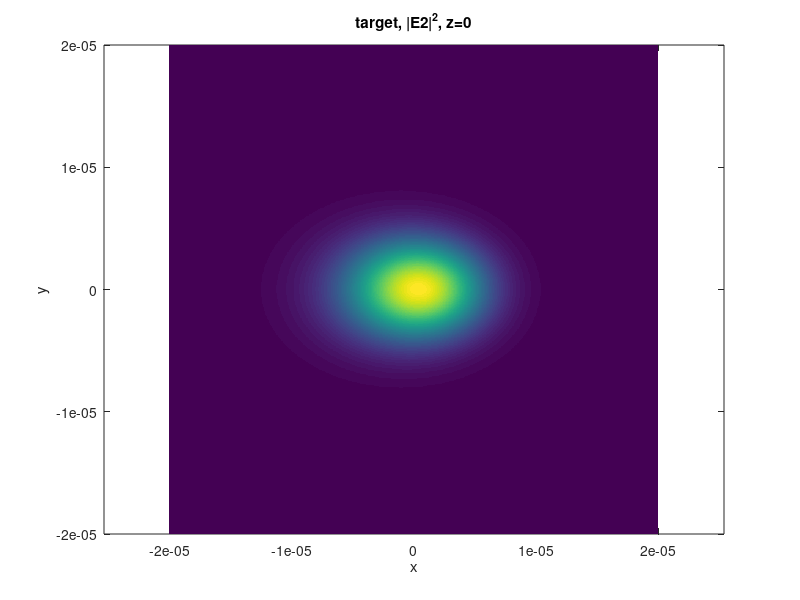
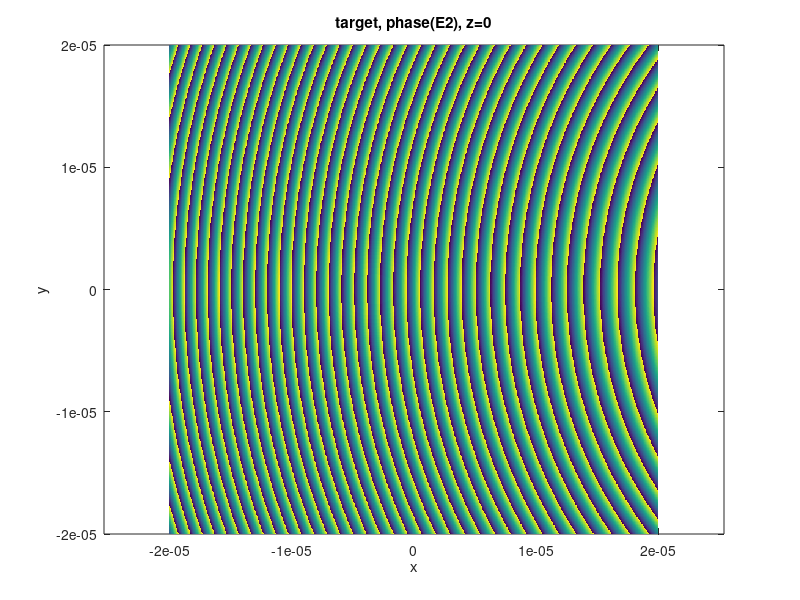

Reproduce these figures in MATLAB, in order. (Note: this script raises an error after producing the figures.)
% design of a tilted grating for a 3D arbitrarily shaped output beam

% assumptions:
% - target field scalar, from scattering formula match |E| in plane (without the vertical component) to target
% - grating tilt angle is the same everywhere (not correct? local change of
%   grating leads to change of effective tilt angle?)
% - neglect diffraction of pump beam

global lam c k0 neff beta w0 sigma dng

% parameters

lam = 780e-9;           % wavelength
k0 = 2*pi/lam;

c = 3e8;

neff = 1.4635;  %NOT IMPLEMENTED EVERYWHERE           % effective index of fundamental mode
beta = neff*k0;         % propagation constant of mode
w0 = 2e-6;              % waist of fundamental mode (vertical)
sigma = 2e-6;           % waist of refractive index profile (vertical)
dng = 1;                % grating index contrast (=1 for design calculation; realistic <=5e-3 ?)


% define target beam (scalar), propagate to grating plane

    % grid in grating plane: horizontal cross section at z=0
    xv = (-20:0.05:20)*1e-6;
    yv = (-20:0.05:20)*1e-6;

    [xx,yy] = meshgrid(xv,yv);

    % target field

    if (1==0)   % plane wave
        %al2 = 120 *pi/180;   % propagation angle, 90deg=vertical
        ntar = [1 1 1];   % direction of propagation
        ntar = ntar/norm(ntar);

        k2x = k0*ntar(1);
        k2y = k0*ntar(2);
        k2z = k0*ntar(3);

        E20 = 0.1;      % target field amplitude - THIS SHOULD NOT HAVE ANY EFFECT

        E2 = E20*exp(1i*(k2x*xx+k2y*yy));
    end

    if (0==0)   % tilted Gaussian
        % al2 = 60 *pi/180;   % propagation angle, 90deg=vertical
        ntar = [1 0 1];   % direction of propagation
        ntar = ntar/norm(ntar);

        w2 = 2.5e-6;
        zfoc = 50e-6;    % distance to focal point
        E20 = 0.1;       % target field amplitude - THIS SHOULD NOT HAVE ANY EFFECT

        zzr = xx*ntar(1) + yy*ntar(2);  % z in rotated frame = projection onto prop. direction
        xxr = sqrt(xx.^2+yy.^2 - zzr.^2);     % x=r in rotated frame = the orth. component to z
        zzr = zzr - zfoc;

        zR = pi*w2^2/lam;
        w2z = w2*sqrt(1+(zzr/zR).^2);
        eta = atan(zzr/zR);
        %Rz = zzr.*(1+(zR./zzr).^2);
        Rzi = zzr./(zzr.^2 + zR^2);        % inverse of curvature

        %E2 = E20 * w2./w2z .* exp(-(xxr./w2z).^2) .* exp(1i*(k0*zzr+k0*xxr./(2*Rz)-eta));
        E2 = E20 * w2./w2z .* exp(-(xxr./w2z).^2) .* exp(1i*(k0*zzr+k0*xxr.^2.*Rzi/2-eta));
    end
    
    figure(1)
    pcolor(xv,yv,abs(E2).^2)    
    xlabel('x'), ylabel('y')
    title(['target, |E2|^2, z=0'])
    shading flat
    axis equal
    
    figure(2)
    pcolor(xv,yv,angle(E2))    
    xlabel('x'), ylabel('y')
    title(['target, phase(E2), z=0'])
    shading flat
    axis equal

% calculate central grating properties (tilt, rotation, period)

[lamgrat0,alphagrat0,alphatilt0] = grating_angles_3D_f2(ntar(1),ntar(2),ntar(3));
lamgrat0 = lamgrat0 * lam;

% at each position, calculate local target propagation direction, local grating period

    % local propagation direction of target field, extracted from E-grid
    kx = -1i * (E2(:,3:end)-E2(:,1:end-2)) / (2*(xv(2)-xv(1)));
    kx = kx ./ E2(:,2:end-1);
    kx = [kx(:,1) kx kx(:,end)];
    kx = real(kx);

    ky = -1i * (E2(3:end,:)-E2(1:end-2,:)) / (2*(yv(2)-yv(1)));
    ky = ky ./ E2(2:end-1,:);
    ky = [ky(1,:); ky; ky(end,:)];
    ky = real(ky);
    
    kz = sqrt(k0^2-kx.^2-ky.^2);

    [lamgrat,alphagrat,alphatilt] = grating_angles_3D_f2(kx,ky,kz);
    lamgrat = lamgrat * lam;

    figure(3)
    subplot(221)
    pcolor(xv,yv,kx)    
    xlabel('x'), ylabel('y')
    title('kx of local target field')
    shading flat
    axis equal
    colorbar
    
    subplot(222)
    pcolor(xv,yv,ky)    
    xlabel('x'), ylabel('y')
    title('ky of local target field')
    shading flat
    axis equal
    colorbar

    subplot(223)
    pcolor(xv,yv,kz)    
    xlabel('x'), ylabel('y')
    title('kz of local target field')
    shading flat
    axis equal
    colorbar

    figure(4)
    subplot(221)
    pcolor(xv,yv,lamgrat)    
    xlabel('x'), ylabel('y')
    title('Local grating period, lamgrat')
    shading flat
    axis equal
    colorbar
    
    subplot(222)
    pcolor(xv,yv,alphagrat*180/pi)    
    xlabel('x'), ylabel('y')
    title('Local grating direction, alphagrat (deg)')
    shading flat
    axis equal
    colorbar

    subplot(223)
    pcolor(xv,yv,alphatilt*180/pi)    
    xlabel('x'), ylabel('y')
    title('Local optimum grating tilt, alphatilt (deg)')
    shading flat
    axis equal
    colorbar

% calculate the modified local grating tilt, given the local grating
% direction if it is written with the central tilt angle

    % for initial development, may just assume that the effective tilt
    % angle is the same as the central tilt angle (i.e. omit this step)

    
% calculate scattering rate for E-field and power (apart from dng factor)

pol = 1;            % =1 horizontal input polarisation; =2 vertical input polarisation
ky = 0*lamgrat;     % transverse prop. constant of pump

[al1,Ex1,Ey1,Ez1] = scatteringrate3_f(lamgrat,alphagrat,alphatilt,ky,pol);

E1norm = sqrt(Ex1.^2+Ey1.^2+Ez1.^2);

    figure(5)
    pcolor(xv,yv,al1)    
    xlabel('x'), ylabel('y')
    title('Scattering efficiency al (1/m) for dng=1')
    shading flat
    axis equal
    colorbar

    figure(6)
    subplot(221)
    pcolor(xv,yv,Ex1./E1norm)    
    xlabel('x'), ylabel('y')
    title('Scattered field pol.: Ex (norm.)')
    shading flat
    axis equal
    colorbar

    subplot(222)
    pcolor(xv,yv,Ey1./E1norm)    
    xlabel('x'), ylabel('y')
    title('Scattered field pol.: Ey (norm.)')
    shading flat
    axis equal
    colorbar

    subplot(223)
    pcolor(xv,yv,Ez1./E1norm)    
    xlabel('x'), ylabel('y')
    title('Scattered field pol.: Ez (norm.)')
    shading flat
    axis equal
    colorbar

% from this, extract dng (to get correct E) - for no pump depletion, this is all
%   NOTE: there would be different possibilities, because the target field is
%   scalar, but the scattered field has polarisation, e.g. trying to match
%   modulus of E-field, match one polarisation, ...
%   NOTE: can also include pump profile here (e.g. Gaussian in transverse
%   direction)

dng1 = abs(E2)./E1norm;
dng1 = dng1/(max(dng1(:)));

    figure(7)
    subplot(221)
    pcolor(xv,yv,dng1)    
    xlabel('x'), ylabel('y')
    title('Grating dng (norm.), no pump depletion')
    shading flat
    axis equal
    colorbar

    subplot(222)
    contour(xv,yv,dng1)    
    xlabel('x'), ylabel('y')
    title('Grating dng (norm.), no pump depletion')
    shading flat
    axis equal
    colorbar

% to include pump depletion, integrate the grating "loss" and scale dng
% accordingly larger with grating propagation distance to maintain correct
% E field

loss = cumsum(dng1.^2 .* al1,2) * (xv(2)-xv(1));

selpump = 2;
if (selpump==1)    % case 1: flat pump at input P=1, choose max dng for pump depletion
    dngbar_max = sqrt(1/max(loss(:,end)));

    dngbar = dngbar_max*0.99;
    P = 1 + 0*xx;
    P = P - dngbar^2*loss;
    dng_full = real(dng1.*dngbar./sqrt(P));
end
if (selpump==2)    % case 2: flat pump at input P=1, choose max dng for fractionial pump depletion
    dngbar_max = sqrt(1/max(loss(:,end)));

    dngbar = dngbar_max*sqrt(0.2);
    P = 1 + 0*xx;
    P = P - dngbar^2*loss;
    dng_full = real(dng1.*dngbar./sqrt(P));
end
if (selpump==3)    % case 3: optimised pump at input, choose max dng for 1/2 pump depletion
    dngbar_max = sqrt(1/max(loss(:,end)));

    dngbar = dngbar_max*0.99;
    P = (dngbar_max^2*loss(:,end))*ones(1,length(xv));
    P = P - dngbar^2*loss;
    dng_full = real(dng1.*dngbar./sqrt(P));
end
%%
    figure(8)
    ax1 = axes;
    pcolor(1e6*xv,1e6*yv,P);
    xlabel(ax1, 'x/ {\mu}m'), ylabel(ax1, 'y/ {\mu}m')
    shading flat
    a = colorbar;
    ylabel(a,'Intensity/ [a.u.]')
    clim([.0 1])
    ax1.FontSize = 30;
    
%%
%     subplot(223)
%     pcolor(xv,yv,dng_full)   
%     xlabel('x'), ylabel('y')
%     title('Grating dng, pump depletion')
%     shading flat
%     axis equal
%     colorbar
% 
%     subplot(224)
%     contour(xv,yv,dng_full)   
%     xlabel('x'), ylabel('y')
%     title('Grating dng, pump depletion')
%     shading flat
%     axis equal
%     colorbar

% combine this grating strength with phase information to produce schematic
% of the full grating (to compare with the holographic results)

xxplot = xx;
yyplot = yy;
zzplot = 0*xx;

%alphagrat0
phi = angle(E2.*exp(-1i*k0*(ntar(1)*xxplot+ntar(2)*yyplot+ntar(3)*zzplot)));

ng = dng_full.*sin(2*pi/lamgrat0*(xxplot*cos(alphagrat0)+yyplot*sin(alphagrat0)-zzplot*tan(alphatilt0)) - phi);

    figure(9)
    %subplot(221)
    pcolor(xv,yv,ng)    
    xlabel('x'), ylabel('y')
    title('Full grating ng')
    shading flat
    axis equal
    colorbar

xvp = xx(1,:);
zvp = (-3:0.05:3)*1e-6;

[xxplot,zzplot] = meshgrid(xvp,zvp);
yyplot = 0*xxplot;

phip = phi((length(xx(:,1))+1)/2,:);     % phase of target field at y=0
phip = ones(length(zvp),1) * phip;

dng_fullp = dng_full((length(xx(:,1))+1)/2,:);     % dng at y=0
dng_fullp = ones(length(zvp),1) * dng_fullp;

ngp = dng_fullp.*sin(2*pi/lamgrat0*(xxplot*cos(alphagrat0)+yyplot*sin(alphagrat0)-zzplot*tan(alphatilt0)) - phip).*exp(-(zzplot/sigma).^2);

    figure(10)
    %subplot(221)
    pcolor(xvp,zvp,ngp)    
    xlabel('x'), ylabel('z')
    title('Full grating ng')
    shading flat
    axis equal
    colorbar

% finally, calculate the scattered field including phase information,
% propagate to target position, check result
%%
f = figure(11);
f.Position
ax1 = axes;
pl1  = pcolor(1e6*xv,1e6*yv,ng);
shading interp
clim([-.6, .6])

ax2  = axes;
pl2  = pcolor(1e6*xvp,1e6*zvp,ngp);
shading interp
% colormap(ax2, 'jet')
ylim([-2.5, 2.5])
clim([-.6, .6])

ax1.XTick = [];

% Define the size of the plot
ax1_height = .7;
ax2_height = .12;

set(ax1, 'Position',[.13 .28 .685 ax1_height]);
set(ax2, 'Position',[.13 .12 .685 ax2_height]);

cb1 = colorbar(ax1,'Position',[.83 .28 .04 ax1_height]);
cb2 = colorbar(ax2,'Position',[.83 .12 .04 ax2_height]);

xlabel(ax2, 'x/ {\mu}m')
ylabel(ax1, 'y/ {\mu}m')
ylabel(cb1, '{\Delta}n_g')

ax1.FontSize = 30;
ax2.FontSize = 30;


